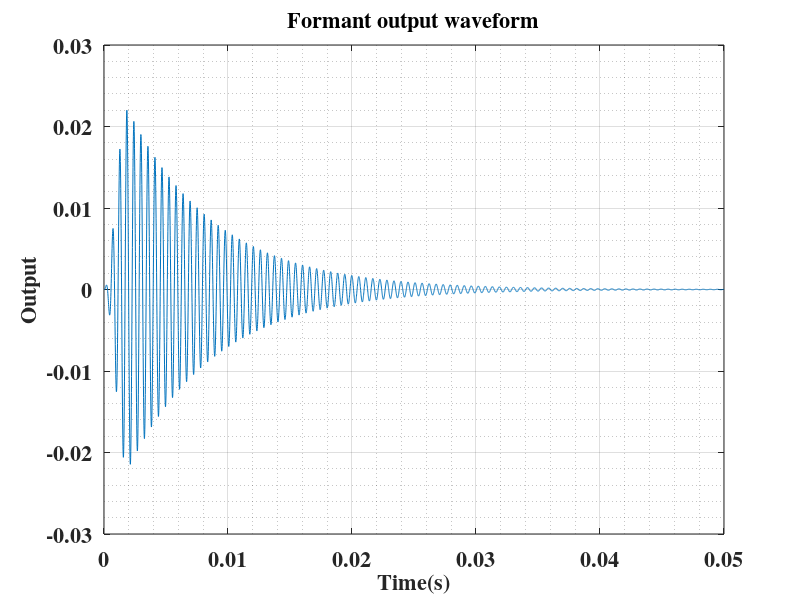

The MATLAB source for this figure: (Note: this script raises an error after producing the figure.)
close all;
clear all;

Tduration = 0.05;
Fs = 0.1e6;
Ts = 1/Fs;
A =0.029;
Fc = 1.764e3;
BW = 45;
k = 0.002;
init_phase =0;

t = [0:Ts:Tduration];
output = zeros(1,length(t));
B = pi/k;
Alpha = pi*BW;
Wc = 2*pi*Fc;
attack_index = round(k/Ts);

output(1:attack_index) = A*0.5*(1-cos(B.*t(1:attack_index))).* exp(-Alpha.*t(1:attack_index)) .* sin(Wc.*t(1:attack_index) + init_phase);

output(attack_index+1:end) = A*exp(-Alpha.*t(attack_index+1:end)) .* sin(Wc.*t(attack_index+1:end) + init_phase);

figure(1)
plot(t,output)
    %%%%% Lable the plots %%%%%%%%%%%
set(gca,'FontName','Times','FontSize', 16,'FontWeight','bold')
title('Formant output waveform','FontName','Times','fontweight','bold','fontsize',16);
ylabel('Output','FontName','Times','fontweight','bold','fontsize',16);
xlabel('Time(s)','FontName','Times','fontweight','bold','fontsize',16);
%legend ( {'Measurements','Simulation'} ,'FontName','Times','FontSize', 14,'FontWeight','bold','Location','east');
grid on
grid minor
%%%%%%%%%%%%%%%%%%%%%%%%%%%%%%%%%%%%%%%%%%%%%%%%%%%%%%%%%%%%%%%%%%%%%%%%%%%%%%%%%%%%%%%%%%%%%%%%%%%%%%%%%%%%%%%%%%%%%%%%%%%%%
% print -painters -dpdf -r600 P1dB_vs_freq.pdf
fig_save_png(8,6,'formant_waveform.png');